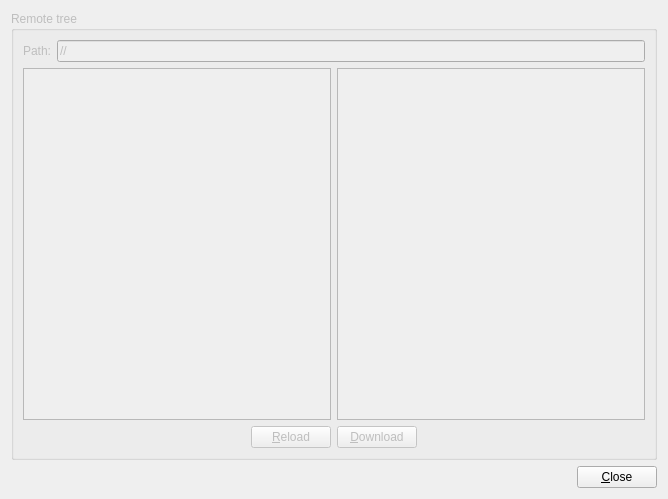
<?xml version="1.0" encoding="UTF-8"?>
<ui version="4.0">
 <class>FileTransferDialog</class>
 <widget class="QDialog" name="FileTransferDialog">
  <property name="geometry">
   <rect>
    <x>0</x>
    <y>0</y>
    <width>668</width>
    <height>499</height>
   </rect>
  </property>
  <property name="windowTitle">
   <string>Dialog</string>
  </property>
  <layout class="QVBoxLayout" name="verticalLayout_2">
   <item>
    <widget class="QGroupBox" name="groupRemote">
     <property name="enabled">
      <bool>false</bool>
     </property>
     <property name="title">
      <string>Remote tree</string>
     </property>
     <layout class="QVBoxLayout" name="verticalLayout">
      <item>
       <layout class="QHBoxLayout" name="horizontalLayout_4">
        <item>
         <widget class="QLabel" name="labelPath">
          <property name="text">
           <string>Path:</string>
          </property>
         </widget>
        </item>
        <item>
         <widget class="QLineEdit" name="lineEditPath">
          <property name="text">
           <string>//</string>
          </property>
         </widget>
        </item>
       </layout>
      </item>
      <item>
       <layout class="QHBoxLayout" name="horizontalLayout_2">
        <item>
         <widget class="QTreeView" name="treeView">
          <property name="editTriggers">
           <set>QAbstractItemView::NoEditTriggers</set>
          </property>
          <property name="uniformRowHeights">
           <bool>true</bool>
          </property>
          <property name="headerHidden">
           <bool>true</bool>
          </property>
         </widget>
        </item>
        <item>
         <widget class="QPlainTextEdit" name="plainTextEdit">
          <property name="lineWrapMode">
           <enum>QPlainTextEdit::NoWrap</enum>
          </property>
          <property name="readOnly">
           <bool>true</bool>
          </property>
         </widget>
        </item>
       </layout>
      </item>
      <item>
       <layout class="QHBoxLayout" name="horizontalLayout_3">
        <item>
         <spacer name="horizontalSpacer_4">
          <property name="orientation">
           <enum>Qt::Horizontal</enum>
          </property>
          <property name="sizeHint" stdset="0">
           <size>
            <width>40</width>
            <height>20</height>
           </size>
          </property>
         </spacer>
        </item>
        <item>
         <widget class="QPushButton" name="butReload">
          <property name="text">
           <string>&amp;Reload</string>
          </property>
         </widget>
        </item>
        <item>
         <widget class="QPushButton" name="butDownload">
          <property name="text">
           <string>&amp;Download</string>
          </property>
         </widget>
        </item>
        <item>
         <spacer name="horizontalSpacer_2">
          <property name="orientation">
           <enum>Qt::Horizontal</enum>
          </property>
          <property name="sizeHint" stdset="0">
           <size>
            <width>40</width>
            <height>20</height>
           </size>
          </property>
         </spacer>
        </item>
       </layout>
      </item>
     </layout>
    </widget>
   </item>
   <item>
    <layout class="QHBoxLayout" name="horizontalLayout">
     <item>
      <spacer name="horizontalSpacer">
       <property name="orientation">
        <enum>Qt::Horizontal</enum>
       </property>
       <property name="sizeHint" stdset="0">
        <size>
         <width>40</width>
         <height>20</height>
        </size>
       </property>
      </spacer>
     </item>
     <item>
      <widget class="QPushButton" name="butClose">
       <property name="text">
        <string>&amp;Close</string>
       </property>
      </widget>
     </item>
    </layout>
   </item>
  </layout>
 </widget>
 <resources/>
 <connections>
  <connection>
   <sender>butClose</sender>
   <signal>clicked()</signal>
   <receiver>FileTransferDialog</receiver>
   <slot>accept()</slot>
   <hints>
    <hint type="sourcelabel">
     <x>630</x>
     <y>477</y>
    </hint>
    <hint type="destinationlabel">
     <x>608</x>
     <y>436</y>
    </hint>
   </hints>
  </connection>
  <connection>
   <sender>lineEditPath</sender>
   <signal>returnPressed()</signal>
   <receiver>butReload</receiver>
   <slot>click()</slot>
   <hints>
    <hint type="sourcelabel">
     <x>81</x>
     <y>54</y>
    </hint>
    <hint type="destinationlabel">
     <x>281</x>
     <y>430</y>
    </hint>
   </hints>
  </connection>
 </connections>
</ui>
